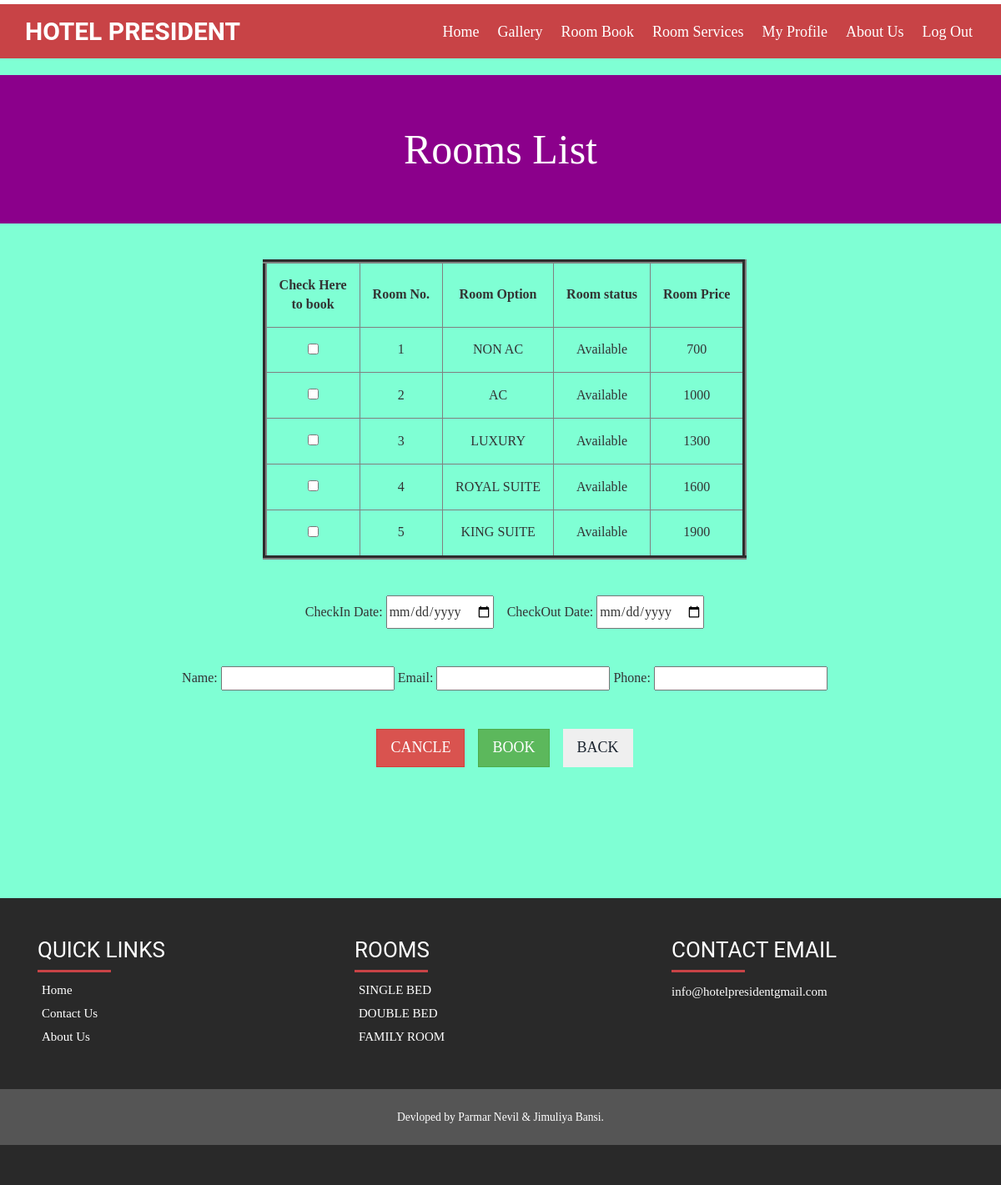
/Booking.php?id=1, run on the app's committed database.
### tables this page shows
CREATE TABLE `products` (
  `room_id` int(15) NOT NULL,
  `b_id` int(15) NOT NULL,
  `room_number` varchar(150) NOT NULL,
  `room_option` varchar(200) NOT NULL,
  `room_price` varchar(300) NOT NULL,
  `room_status` varchar(200) NOT NULL
);

CREATE TABLE `category` (
  `bed_id` int(15) NOT NULL,
  `bed_name` varchar(100) NOT NULL
);

CREATE TABLE `content` (
  `id` int(15) NOT NULL,
  `welcome_title` varchar(200) NOT NULL,
  `welcome_text` longtext NOT NULL,
  `ph_number` varchar(200) NOT NULL,
  `email` varchar(100) NOT NULL,
  `address` varchar(300) NOT NULL
);

### Booking.php (the view, shortened to what this page needs)
<?php
	$id=$_GET['id'];
	require_once('header.php');
?>
<div style="text-align:center; padding-top:20px;"></div>
<header class="section background-primary text-center">
            <h1 class="text-white margin-bottom-0 text-size-50 text-thin text-line-height-1">Rooms List</h1>
        </header>
	<div class="pad">
	<div class="container">
		<br>
	<table border="5" align="center">
			<tr >
				<th>Check Here <br/>to book</th>
				<th>Room No.</th>
				<th>Room Option</th>
				<th>Room status</th>
				<th>Room Price</th>
			</tr>
			<form action="bookseat.php" method="post" name="nm">
				<?php
					$sql = "SELECT * FROM `products` where  b_id=".$id;
					$result = mysqli_query($connection,$sql);
				    while($row = mysqli_fetch_array($result))
					{
				?>
				<tr>
				<td>
				<?php if($row['room_status'] == 'Available') {
				$cls = '';
				?>
				<input type="checkbox" value="<?php echo $row['room_id'];?>" name="book[]"/>
				<?php } else { $cls = 'redc'; } ?>
				</td>
				<td><?php echo $row['room_number'];?></td>
				<td><?php echo $row['room_option'];?></td>
				<td class="<?php echo $cls; ?>"><?php echo $row['room_status'];?></td>
				<td><?php echo $row['room_price'];?></td>
			</tr>
					<?php
					  }
					?>
					</table>
					<br />
					<div style="padding-top:20px; text-align:center;">
					CheckIn Date: <input type="date" min="<?php echo date("Y-m-d", strtotime("+ 1 day"));?>" name="in" required></input>&nbsp;&nbsp;&nbsp;
					CheckOut Date: <input type="date" min="<?php echo date("Y-m-d", strtotime("+ 1 day"));?>" name="out" required></input><br><br><br>
					Name: <input type="text" name="nms" required />
					Email: <input type="text" name="email"  required/>
					Phone: <input type="text" name="numbs"  required/><br><br>
					<input type="hidden" name="b_id" value="<?php echo $id;?>"  /><br>
					<button type="reset" class="btn btn-lg btn-danger" style="border-radius:0%">CANCLE</button>	&nbsp;&nbsp;
					<button type="book" class="btn btn-lg btn-success" style="border-radius:0%">BOOK</button> &nbsp;&nbsp;
					<button type="back" class="btn btn btn-lg btn-back" name="back" style="border-radius:0%"><a href = "indexbtn.php">BACK</a></button><br><br>
					<br><br><br><br>
					</div>
		</div>
	</div>
<br>
<?php
	require_once('footer.php');
?>

### footer.php (shortened to what this page needs)
<div class="footer">
		<div class="container">
			<div class="col-md-4 footer-left">
			<h3>Quick Links<div class="verticalLineTop"></div></h3>
				<ul>
					<li><a href="indexmain.php">Home</a></li>
					<li><a href="contact_us.php">Contact Us</a></li>
					<li><a href="about.php">About Us</a></li>
				</ul>
			</div>
			<div class="col-md-4 footer-left">
			<h3>Rooms<div class="verticalLineTop"></div></h3>
				<ul><?php
					$sql = "SELECT * FROM `category` ORDER BY bed_iD ASC LIMIT 0,3";
					$result = mysqli_query($connection,$sql);
				    	while($row = mysqli_fetch_array($result))
						{
						?>
					<li><a><?php echo $row['bed_name']; ?></a></li>
					 <?php
					  }
					?>
				</ul>
			</div>
			<div class="col-md-4 footer-middle">
				<h3>Contact Email<div class="verticalLineTop"></div></h3>
				<div class="address">
				<?php
				 $sql = "SELECT * FROM `content`";
					$result = mysqli_query($connection,$sql);
				    	while($row = mysqli_fetch_array($result))
						{
						?>
				<div class="email">
					<p><a href="mailto:example@email.com">info@hotelpresidentgmail.com</a></p>
						</div>
			</div>
			<?php
				}
				?>
		</div>
	</div>
	<br><br>
	<div class="grid_3">
	  <div class="container hov">
         <p>Devloped by Parmar Nevil & Jimuliya Bansi. </p>
	  </div>

### css/style.css (style rules this page uses)
h4, h5, h6, h1, h2, h3 { margin-top: 0; }
ul, ol { margin: 0; }
p { margin: 0; }
html, body { font-family:Verdana; font-size: 100%; background-color: aquamarine; }
body a { transition: 0.5s all; -webkit-transition: 0.5s all; -o-transition: 0.5s all; -ms-transition: 0.5s all; -moz-transition: 0.5s all; }
.grid_3 { background:#555; padding:1.5em 0; text-align:center; }
.grid_3 p { color:#fff; font-size: 0.85em; }
.address p { color: #999; font-size: 0.8125em; line-height: 2em; }
.footer { padding:3em 0; background:#292929; }
.footer-left ul { padding:0; margin:0; }
.footer-left ul li { list-style:none; margin:5px; }
.footer-left ul li a { color:#FFF; font-size:15px; }
.footer-left h3 { color: #ffffff; font-family: "Roboto",sans-serif; font-size: 26px; font-weight: 400; text-transform: uppercase; }
.footer-middle h3 { color: #FFFFFF; font-size: 26px; font-weight: 400; text-transform: uppercase; font-family: "Roboto",sans-serif; }
.address p { color: #FFFFFF; font-size: 15px; line-height: 1.8em; }
.email p { color: #ffffff; font-size: 15px; line-height: 1.8em; }
.email a { color: #ffffff; font-size: 15px; line-height: 1.8em; text-decoration:none; }
.verticalLineTop { border-bottom: 3px solid #C84346; margin-top: 10px; width:25%; }
.section { padding: 4em 1.25em; }
.text-center { text-align: center; background-color:darkmagenta; }
.text-white, .text-white * { color:#FFFFFF !important; }
.margin-bottom-0 { margin-bottom: 0 !important; display: block; }
.text-size-50, .text-l-size-50 { font-size: 50px !important; line-height: 1.4em; }
.text-thin { font-weight: 300; }
.text-line-height-1 { line-height: 1em; }
.pad { padding:20px; }

### data on the page
products: room_number "1", room_option "NON AC", room_status "Available", room_price "700"
products: room_number "2", room_option "AC", room_status "Available", room_price "1000"
products: room_number "3", room_option "LUXURY", room_status "Available", room_price "1300"
products: room_number "4", room_option "ROYAL SUITE", room_status "Available", room_price "1600"
products: room_number "5", room_option "KING SUITE", room_status "Available", room_price "1900"
category: bed_name "SINGLE BED"
category: bed_name "DOUBLE BED"
category: bed_name "FAMILY ROOM"
